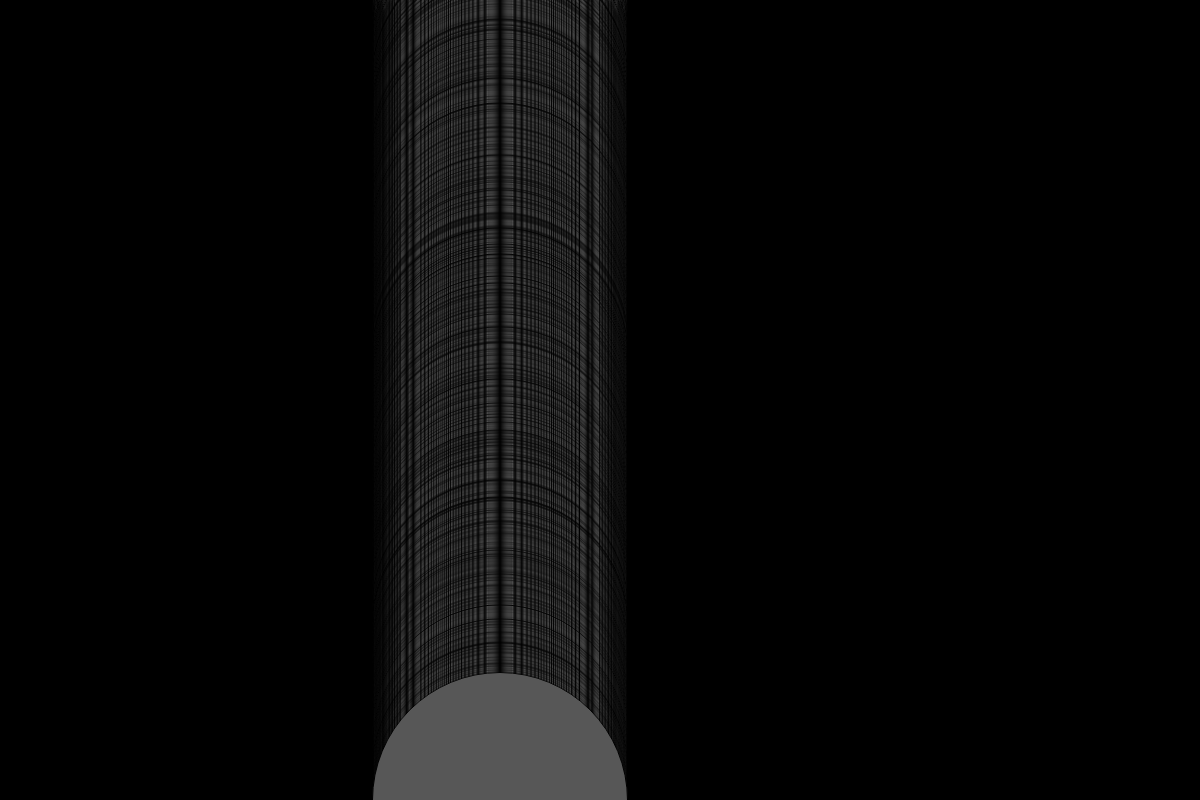
Frame 1 (no input)
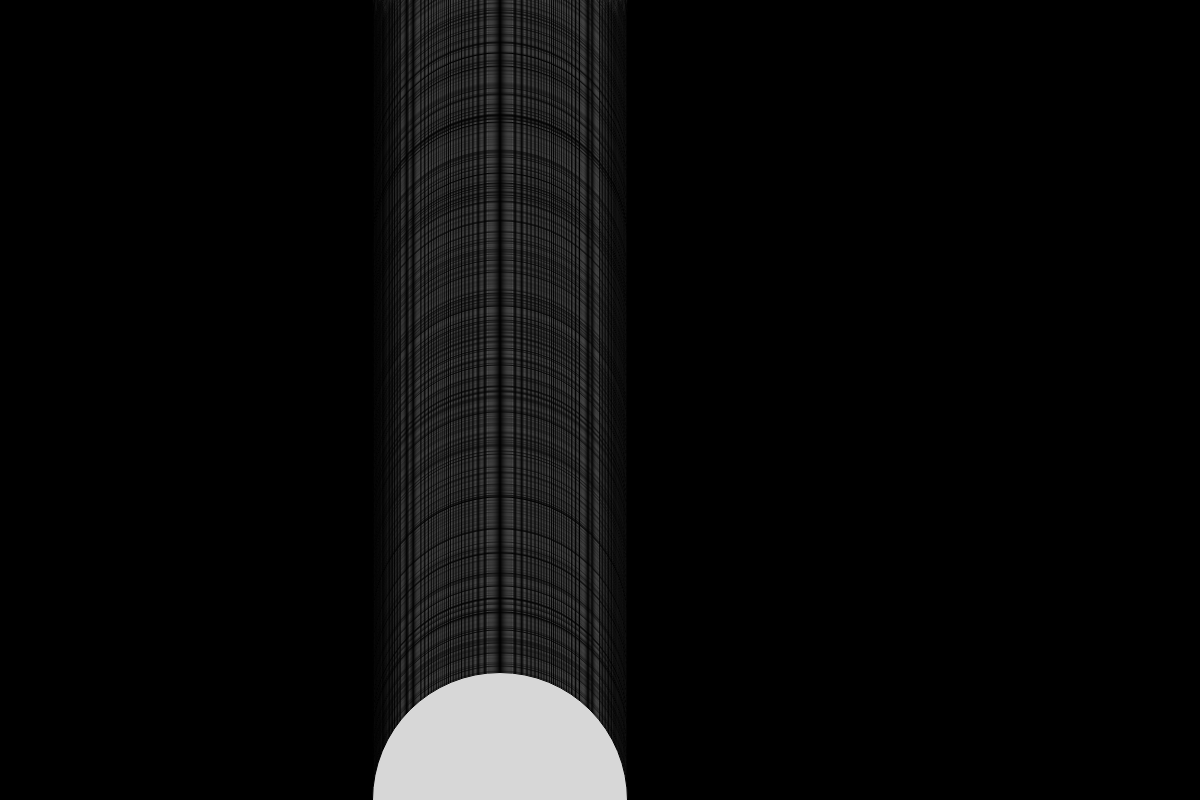
Frame 60 (no input)
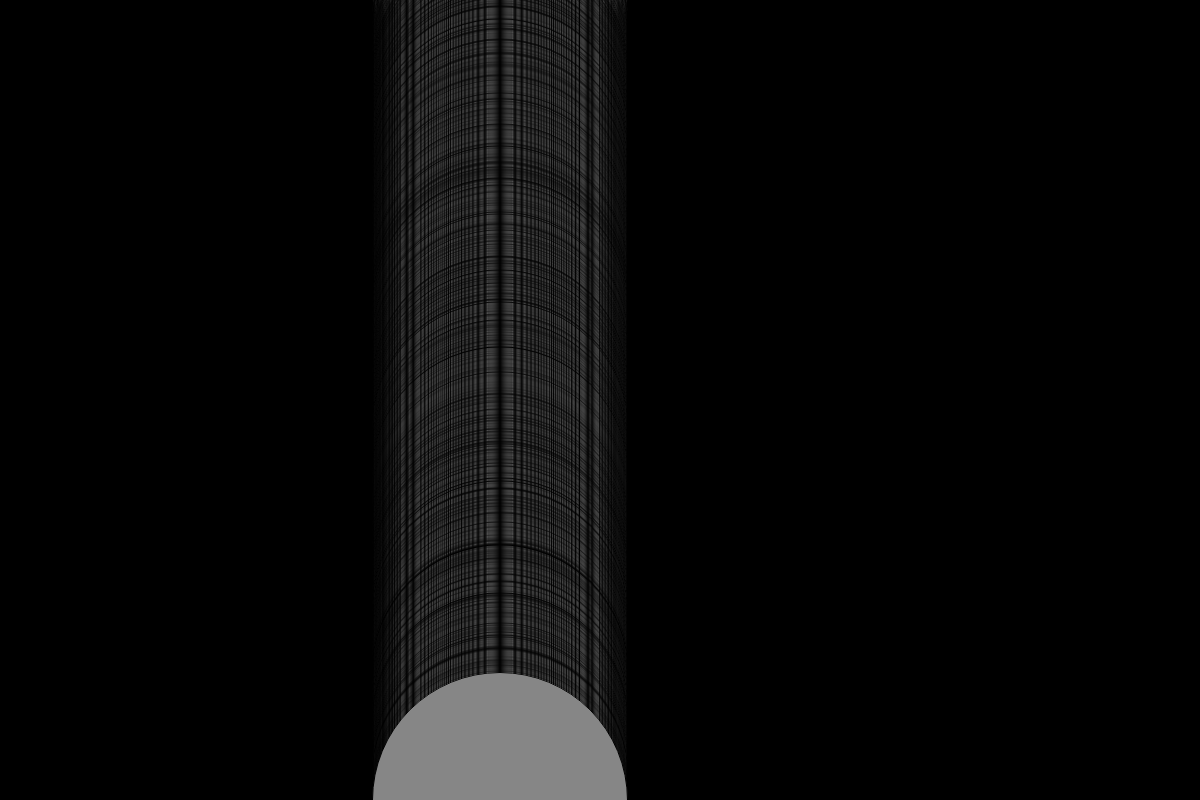
Frame 120 (the mouse pressed at the canvas centre since frame 60)

The p5.js sketch that drew these frames (run headless with seeded random() and noise() and a simulated clock; from frame 60 on, the mouse is pressed at the canvas centre):

// p5.js sketch
// ── sketch.js

function setup(){
  createCanvas(windowWidth, 800);
  background(0);
}
function draw(){
    let y = 0;

    while (y <= height) {
      fill(color(random(245, random(255), random(205))));
      ellipse(500, y, 255, 255);
      y = y + 1;
    }
}
